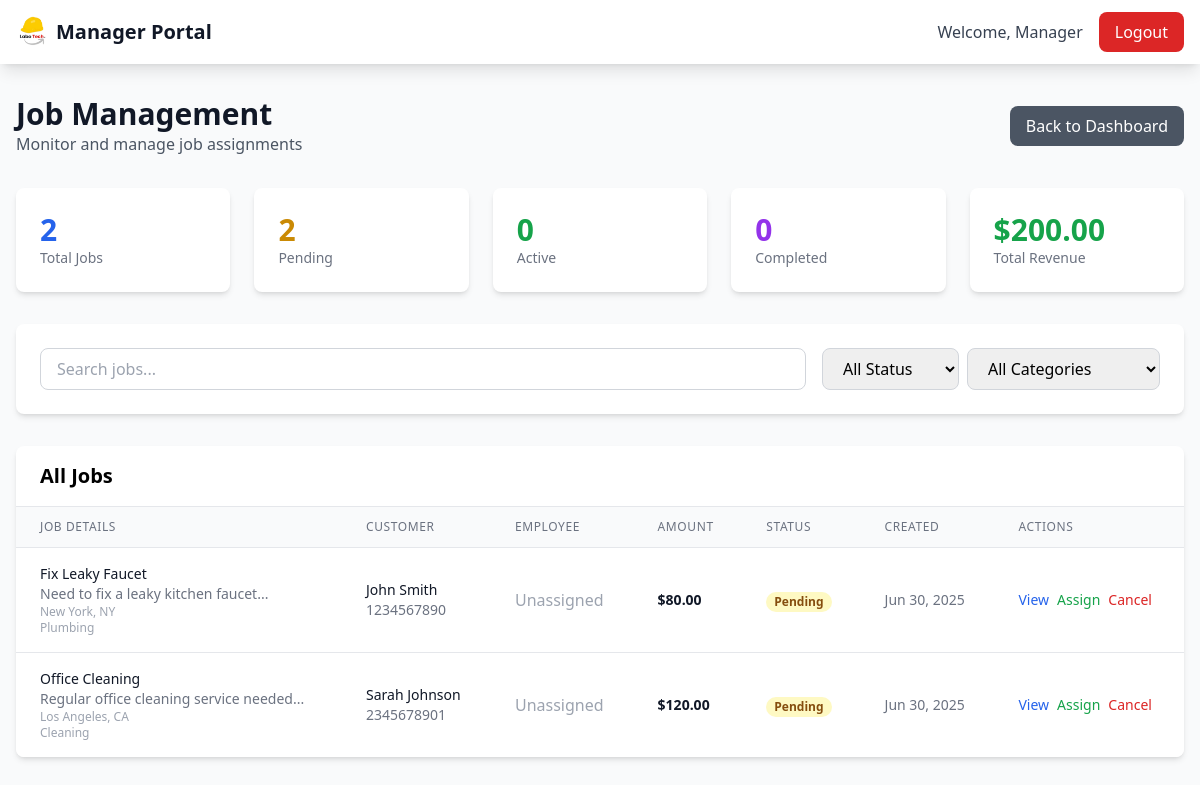
Screenshot of /manager/jobs.php (signed in) with the database file from the repository.
### tables this page shows
CREATE TABLE IF NOT EXISTS jobs (
    id INT AUTO_INCREMENT PRIMARY KEY,
    title VARCHAR(255) NOT NULL,
    description TEXT NOT NULL,
    category VARCHAR(100) NOT NULL,
    location VARCHAR(255) NOT NULL,
    amount DECIMAL(10,2) NOT NULL,
    customer_id INT NOT NULL,
    employee_id INT,
    status ENUM('pending', 'active', 'in_progress', 'completed', 'cancelled') DEFAULT 'pending',
    priority ENUM('low', 'medium', 'high', 'urgent') DEFAULT 'medium',
    scheduled_date DATE,
    scheduled_time TIME,
    created_at TIMESTAMP DEFAULT CURRENT_TIMESTAMP,
    updated_at TIMESTAMP DEFAULT CURRENT_TIMESTAMP ON UPDATE CURRENT_TIMESTAMP,
    FOREIGN KEY (customer_id) REFERENCES customers(id) ON DELETE CASCADE,
    FOREIGN KEY (employee_id) REFERENCES employees(id) ON DELETE SET NULL
);

CREATE TABLE IF NOT EXISTS customers (
    id INT AUTO_INCREMENT PRIMARY KEY,
    name VARCHAR(100) NOT NULL,
    email VARCHAR(100) UNIQUE NOT NULL,
    phone VARCHAR(20) NOT NULL,
    location VARCHAR(255) NOT NULL,
    password VARCHAR(255) NOT NULL,
    status ENUM('active', 'inactive', 'suspended') DEFAULT 'active',
    profile_image VARCHAR(255),
    created_at TIMESTAMP DEFAULT CURRENT_TIMESTAMP,
    updated_at TIMESTAMP DEFAULT CURRENT_TIMESTAMP ON UPDATE CURRENT_TIMESTAMP
);

### manager/jobs.php (the view, shortened to what this page needs)
<?php
try {
    $pdo = new Database();
    $conn = $pdo->open();
    $stmt = $conn->query("SELECT j.*, c.name as customer_name, c.phone as customer_phone,
                         e.name as employee_name, e.phone as employee_phone
                         FROM jobs j
                         LEFT JOIN customers c ON j.customer_id = c.id
                         LEFT JOIN employees e ON j.employee_id = e.id
                         ORDER BY j.created_at DESC");
    $jobs = $stmt->fetchAll();
    $stmt = $conn->query("SELECT
                         COUNT(*) as total_jobs,
                         SUM(CASE WHEN status = 'pending' THEN 1 ELSE 0 END) as pending_jobs,
                         SUM(CASE WHEN status = 'active' THEN 1 ELSE 0 END) as active_jobs,
                         SUM(CASE WHEN status = 'completed' THEN 1 ELSE 0 END) as completed_jobs,
                         SUM(amount) as total_revenue
                         FROM jobs");
    $jobStats = $stmt->fetch();
} catch (Exception $e) {
    $error = "Database error: " . $e->getMessage();
}
?>
<!DOCTYPE html>
<html lang="en">
<head>
    <script src="https://cdn.tailwindcss.com"></script>
</head>
<body class="bg-gray-50">
    <nav class="bg-white shadow-lg">
        <div class="max-w-7xl mx-auto px-4">
            <div class="flex justify-between h-16">
                <div class="flex items-center">
                    <img src="../assets/logo_without_bg.png" alt="LaboTech" class="h-8 w-auto">
                    <span class="ml-2 text-xl font-bold text-gray-900">Manager Portal</span>
                </div>
                <div class="flex items-center space-x-4">
                    <span class="text-gray-700">Welcome, <?php echo htmlspecialchars($_SESSION['manager_name']); ?></span>
                    <a href="../actions/logout" class="bg-red-600 text-white px-4 py-2 rounded-lg hover:bg-red-700 transition-colors">Logout</a>
                </div>
            </div>
        </div>
    </nav>
    <div class="max-w-7xl mx-auto px-4 py-8">
        <div class="flex justify-between items-center mb-8">
            <div>
                <h1 class="text-3xl font-bold text-gray-900">Job Management</h1>
                <p class="text-gray-600">Monitor and manage job assignments</p>
            </div>
            <a href="index" class="bg-gray-600 text-white px-4 py-2 rounded-lg hover:bg-gray-700 transition-colors">
                Back to Dashboard
            </a>
        </div>
        <div class="grid grid-cols-1 md:grid-cols-5 gap-6 mb-8">
            <div class="bg-white rounded-lg shadow-md p-6">
                <div class="text-3xl font-bold text-blue-600"><?php echo $jobStats['total_jobs'] ?? 0; ?></div>
                <div class="text-sm text-gray-500">Total Jobs</div>
            </div>
            <div class="bg-white rounded-lg shadow-md p-6">
                <div class="text-3xl font-bold text-yellow-600"><?php echo $jobStats['pending_jobs'] ?? 0; ?></div>
                <div class="text-sm text-gray-500">Pending</div>
            </div>
            <div class="bg-white rounded-lg shadow-md p-6">
                <div class="text-3xl font-bold text-green-600"><?php echo $jobStats['active_jobs'] ?? 0; ?></div>
                <div class="text-sm text-gray-500">Active</div>
            </div>
            <div class="bg-white rounded-lg shadow-md p-6">
                <div class="text-3xl font-bold text-purple-600"><?php echo $jobStats['completed_jobs'] ?? 0; ?></div>
                <div class="text-sm text-gray-500">Completed</div>
            </div>
            <div class="bg-white rounded-lg shadow-md p-6">
                <div class="text-3xl font-bold text-green-600">$<?php echo number_format($jobStats['total_revenue'] ?? 0, 2); ?></div>
                <div class="text-sm text-gray-500">Total Revenue</div>
            </div>
        </div>
        <div class="bg-white rounded-lg shadow-md p-6 mb-8">
            <div class="flex flex-col md:flex-row gap-4">
                <div class="flex-1">
                    <input type="text" id="searchInput" placeholder="Search jobs..."
                           class="w-full px-4 py-2 border border-gray-300 rounded-lg focus:outline-none focus:ring-2 focus:ring-blue-500">
                </div>
                <div class="flex gap-2">
                    <select id="statusFilter" class="px-4 py-2 border border-gray-300 rounded-lg focus:outline-none focus:ring-2 focus:ring-blue-500">
                        <option value="">All Status</option>
                    </select>
                    <select id="categoryFilter" class="px-4 py-2 border border-gray-300 rounded-lg focus:outline-none focus:ring-2 focus:ring-blue-500">
                        <option value="">All Categories</option>
                    </select>
                </div>
            </div>
        </div>
        <div class="bg-white rounded-lg shadow-md overflow-hidden">
            <div class="px-6 py-4 border-b border-gray-200">
                <h2 class="text-xl font-semibold">All Jobs</h2>
            </div>
            <?php if (!empty($jobs)): ?>
                <div class="overflow-x-auto">
                    <table class="min-w-full divide-y divide-gray-200">
                        <thead class="bg-gray-50">
                            <tr>
                                <th class="px-6 py-3 text-left text-xs font-medium text-gray-500 uppercase tracking-wider">Job Details</th>
                                <th class="px-6 py-3 text-left text-xs font-medium text-gray-500 uppercase tracking-wider">Customer</th>
                                <th class="px-6 py-3 text-left text-xs font-medium text-gray-500 uppercase tracking-wider">Employee</th>
                                <th class="px-6 py-3 text-left text-xs font-medium text-gray-500 uppercase tracking-wider">Amount</th>
                                <th class="px-6 py-3 text-left text-xs font-medium text-gray-500 uppercase tracking-wider">Status</th>
                                <th class="px-6 py-3 text-left text-xs font-medium text-gray-500 uppercase tracking-wider">Created</th>
                                <th class="px-6 py-3 text-left text-xs font-medium text-gray-500 uppercase tracking-wider">Actions</th>
                            </tr>
                        </thead>
                        <tbody class="bg-white divide-y divide-gray-200" id="jobsTableBody">
                            <?php foreach ($jobs as $job): ?>
                                <tr class="job-row" data-status="<?php echo $job['status']; ?>" data-category="<?php echo $job['category']; ?>">
                                    <td class="px-6 py-4">
                                        <div class="text-sm font-medium text-gray-900"><?php echo htmlspecialchars($job['title']); ?></div>
                                        <div class="text-sm text-gray-500"><?php echo htmlspecialchars(substr($job['description'], 0, 100)) . '...'; ?></div>
                                        <div class="text-xs text-gray-400"><?php echo htmlspecialchars($job['location']); ?></div>
                                        <div class="text-xs text-gray-400"><?php echo htmlspecialchars($job['category']); ?></div>
                                    </td>
                                    <td class="px-6 py-4 whitespace-nowrap">
                                        <div class="text-sm font-medium text-gray-900"><?php echo htmlspecialchars($job['customer_name'] ?? 'Unknown'); ?></div>
                                        <div class="text-sm text-gray-500"><?php echo htmlspecialchars($job['customer_phone'] ?? ''); ?></div>
                                    </td>
                                    <td class="px-6 py-4 whitespace-nowrap">
                                        <?php if ($job['employee_name']): ?>
                                            <div class="text-sm font-medium text-gray-900"><?php echo htmlspecialchars($job['employee_name']); ?></div>
                                            <div class="text-sm text-gray-500"><?php echo htmlspecialchars($job['employee_phone'] ?? ''); ?></div>
                                        <?php else: ?>
                                            <span class="text-gray-400">Unassigned</span>
                                        <?php endif; ?>
                                    </td>
                                    <td class="px-6 py-4 whitespace-nowrap text-sm font-semibold text-gray-900">$<?php echo number_format($job['amount'], 2); ?></td>
                                    <td class="px-6 py-4 whitespace-nowrap">
                                        <span class="px-2 inline-flex text-xs leading-5 font-semibold rounded-full
                                            <?php
                                            switch($job['status']) {
                                                case 'pending': echo 'bg-yellow-100 text-yellow-800'; break;
                                            }
                                            ?>">
                                            <?php echo ucfirst($job['status']); ?>
                                        </span>
                                    </td>
                                    <td class="px-6 py-4 whitespace-nowrap text-sm text-gray-500"><?php echo date('M d, Y', strtotime($job['created_at'])); ?></td>
                                    <td class="px-6 py-4 whitespace-nowrap text-sm font-medium">
                                        <div class="flex space-x-2">
                                            <button onclick="viewJobDetails(<?php echo $job['id']; ?>)"
                                                    class="text-blue-600 hover:text-blue-900">View</button>
                                            <?php if ($job['status'] == 'pending'): ?>
                                                <button onclick="assignJob(<?php echo $job['id']; ?>, '<?php echo htmlspecialchars($job['title']); ?>', '<?php echo $job['category']; ?>', <?php echo $job['amount']; ?>)"
                                                        class="text-green-600 hover:text-green-900">Assign</button>
                                            <?php endif; ?>
                                            <?php if (in_array($job['status'], ['pending', 'active'])): ?>
                                                <button onclick="updateJobStatus(<?php echo $job['id']; ?>, 'cancelled')"
                                                        class="text-red-600 hover:text-red-900">Cancel</button>
                                            <?php endif; ?>
                                        </div>
                                    </td>
                                </tr>
                            <?php endforeach; ?>
                        </tbody>
                    </table>
                </div>
            <?php endif; ?>
        </div>
    </div>
</body>
</html>

### rows the page displays
jobs: title "Fix Leaky Faucet", description "Need to fix a leaky kitchen faucet", location "New York, NY", category "Plumbing", customer.name "John Smith", customer.phone "1234567890", amount "80.00", status "Pending", created_at "Jun 30, 2025"
jobs: title "Office Cleaning", description "Regular office cleaning service needed", location "Los Angeles, CA", category "Cleaning", customer.name "Sarah Johnson", customer.phone "2345678901", amount "120.00", status "Pending", created_at "Jun 30, 2025"

### other values shown
$_SESSION['manager_name'] "Manager"
$jobStats['total_jobs'] "2"
$jobStats['pending_jobs'] "2"
$jobStats['active_jobs'] "0"
$jobStats['completed_jobs'] "0"
$jobStats['total_revenue'] "200.00"
